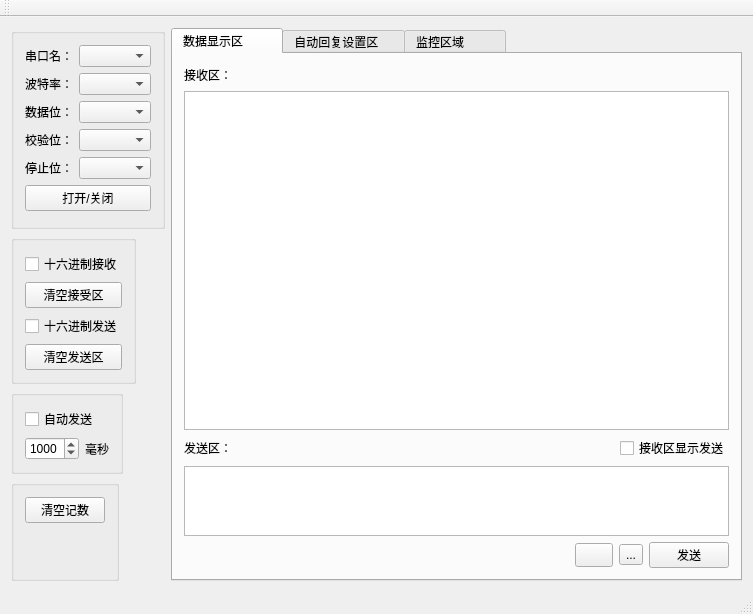
<?xml version="1.0" encoding="UTF-8"?>
<ui version="4.0">
 <class>mainform</class>
 <widget class="QMainWindow" name="mainform">
  <property name="geometry">
   <rect>
    <x>0</x>
    <y>0</y>
    <width>753</width>
    <height>614</height>
   </rect>
  </property>
  <property name="windowTitle">
   <string>mainform</string>
  </property>
  <widget class="QWidget" name="centralWidget">
   <layout class="QHBoxLayout" name="horizontalLayout_8">
    <item>
     <layout class="QVBoxLayout" name="verticalLayout_4" stretch="6,4,2,3">
      <item>
       <widget class="QGroupBox" name="groupBox_3">
        <property name="sizePolicy">
         <sizepolicy hsizetype="Fixed" vsizetype="Preferred">
          <horstretch>0</horstretch>
          <verstretch>0</verstretch>
         </sizepolicy>
        </property>
        <property name="title">
         <string/>
        </property>
        <layout class="QVBoxLayout" name="verticalLayout_3">
         <item>
          <layout class="QHBoxLayout" name="horizontalLayout">
           <item>
            <widget class="QLabel" name="label_portName">
             <property name="text">
              <string>串口名：</string>
             </property>
            </widget>
           </item>
           <item>
            <widget class="QComboBox" name="portBox"/>
           </item>
          </layout>
         </item>
         <item>
          <layout class="QHBoxLayout" name="horizontalLayout_2">
           <item>
            <widget class="QLabel" name="label_raudRate">
             <property name="text">
              <string>波特率：</string>
             </property>
            </widget>
           </item>
           <item>
            <widget class="QComboBox" name="baudRateBox"/>
           </item>
          </layout>
         </item>
         <item>
          <layout class="QHBoxLayout" name="horizontalLayout_3">
           <item>
            <widget class="QLabel" name="label_dataBits">
             <property name="text">
              <string>数据位：</string>
             </property>
            </widget>
           </item>
           <item>
            <widget class="QComboBox" name="dataBitsBox"/>
           </item>
          </layout>
         </item>
         <item>
          <layout class="QHBoxLayout" name="horizontalLayout_4">
           <item>
            <widget class="QLabel" name="label_Parity">
             <property name="text">
              <string>校验位：</string>
             </property>
            </widget>
           </item>
           <item>
            <widget class="QComboBox" name="parityBox"/>
           </item>
          </layout>
         </item>
         <item>
          <layout class="QHBoxLayout" name="horizontalLayout_5">
           <item>
            <widget class="QLabel" name="label_stopBits">
             <property name="text">
              <string>停止位：</string>
             </property>
            </widget>
           </item>
           <item>
            <widget class="QComboBox" name="stopBitsBox"/>
           </item>
          </layout>
         </item>
         <item>
          <layout class="QHBoxLayout" name="horizontalLayout_6">
           <item>
            <widget class="QPushButton" name="pushButton_openClose">
             <property name="text">
              <string>打开/关闭</string>
             </property>
            </widget>
           </item>
          </layout>
         </item>
        </layout>
       </widget>
      </item>
      <item>
       <widget class="QGroupBox" name="groupBox_2">
        <property name="sizePolicy">
         <sizepolicy hsizetype="Fixed" vsizetype="Preferred">
          <horstretch>0</horstretch>
          <verstretch>0</verstretch>
         </sizepolicy>
        </property>
        <property name="title">
         <string/>
        </property>
        <layout class="QVBoxLayout" name="verticalLayout_2">
         <item>
          <widget class="QCheckBox" name="checkBox">
           <property name="text">
            <string>十六进制接收</string>
           </property>
          </widget>
         </item>
         <item>
          <widget class="QPushButton" name="pushButton">
           <property name="text">
            <string>清空接受区</string>
           </property>
          </widget>
         </item>
         <item>
          <widget class="QCheckBox" name="checkBox_2">
           <property name="text">
            <string>十六进制发送</string>
           </property>
          </widget>
         </item>
         <item>
          <widget class="QPushButton" name="pushButton_2">
           <property name="text">
            <string>清空发送区</string>
           </property>
          </widget>
         </item>
        </layout>
       </widget>
      </item>
      <item>
       <widget class="QGroupBox" name="groupBox">
        <property name="sizePolicy">
         <sizepolicy hsizetype="Fixed" vsizetype="Preferred">
          <horstretch>0</horstretch>
          <verstretch>0</verstretch>
         </sizepolicy>
        </property>
        <property name="title">
         <string/>
        </property>
        <layout class="QVBoxLayout" name="verticalLayout">
         <item>
          <widget class="QCheckBox" name="checkBox_3">
           <property name="text">
            <string>自动发送</string>
           </property>
          </widget>
         </item>
         <item>
          <layout class="QHBoxLayout" name="horizontalLayout_7" stretch="2,1">
           <item>
            <widget class="QSpinBox" name="spinBox">
             <property name="minimum">
              <number>1</number>
             </property>
             <property name="maximum">
              <number>9999</number>
             </property>
             <property name="value">
              <number>1000</number>
             </property>
            </widget>
           </item>
           <item>
            <widget class="QLabel" name="label">
             <property name="text">
              <string>毫秒</string>
             </property>
            </widget>
           </item>
          </layout>
         </item>
        </layout>
       </widget>
      </item>
      <item>
       <widget class="QGroupBox" name="groupBox_4">
        <property name="sizePolicy">
         <sizepolicy hsizetype="Fixed" vsizetype="Preferred">
          <horstretch>0</horstretch>
          <verstretch>0</verstretch>
         </sizepolicy>
        </property>
        <property name="title">
         <string/>
        </property>
        <layout class="QVBoxLayout" name="verticalLayout_6">
         <item>
          <widget class="QPushButton" name="pushButton_4">
           <property name="text">
            <string>清空记数</string>
           </property>
          </widget>
         </item>
         <item>
          <widget class="QLabel" name="label_4">
           <property name="text">
            <string/>
           </property>
          </widget>
         </item>
         <item>
          <widget class="QLabel" name="label_5">
           <property name="text">
            <string/>
           </property>
          </widget>
         </item>
        </layout>
       </widget>
      </item>
     </layout>
    </item>
    <item>
     <widget class="QTabWidget" name="tabWidget">
      <property name="currentIndex">
       <number>0</number>
      </property>
      <widget class="QWidget" name="tab">
       <attribute name="title">
        <string>数据显示区        </string>
       </attribute>
       <layout class="QVBoxLayout" name="verticalLayout_5">
        <item>
         <layout class="QHBoxLayout" name="horizontalLayout_11">
          <item>
           <widget class="QLabel" name="label_2">
            <property name="text">
             <string>接收区：</string>
            </property>
           </widget>
          </item>
          <item>
           <spacer name="horizontalSpacer_3">
            <property name="orientation">
             <enum>Qt::Horizontal</enum>
            </property>
            <property name="sizeHint" stdset="0">
             <size>
              <width>328</width>
              <height>20</height>
             </size>
            </property>
           </spacer>
          </item>
         </layout>
        </item>
        <item>
         <widget class="QTextBrowser" name="textBrowser">
          <property name="html">
           <string>&lt;!DOCTYPE HTML PUBLIC &quot;-//W3C//DTD HTML 4.0//EN&quot; &quot;http://www.w3.org/TR/REC-html40/strict.dtd&quot;&gt;
&lt;html&gt;&lt;head&gt;&lt;meta name=&quot;qrichtext&quot; content=&quot;1&quot; /&gt;&lt;style type=&quot;text/css&quot;&gt;
p, li { white-space: pre-wrap; }
&lt;/style&gt;&lt;/head&gt;&lt;body style=&quot; font-family:'SimSun'; font-size:9pt; font-weight:400; font-style:normal;&quot;&gt;
&lt;p style=&quot;-qt-paragraph-type:empty; margin-top:0px; margin-bottom:0px; margin-left:0px; margin-right:0px; -qt-block-indent:0; text-indent:0px;&quot;&gt;&lt;br /&gt;&lt;/p&gt;&lt;/body&gt;&lt;/html&gt;</string>
          </property>
         </widget>
        </item>
        <item>
         <layout class="QHBoxLayout" name="horizontalLayout_10">
          <item>
           <widget class="QLabel" name="label_3">
            <property name="text">
             <string>发送区：</string>
            </property>
           </widget>
          </item>
          <item>
           <spacer name="horizontalSpacer_2">
            <property name="orientation">
             <enum>Qt::Horizontal</enum>
            </property>
            <property name="sizeHint" stdset="0">
             <size>
              <width>40</width>
              <height>20</height>
             </size>
            </property>
           </spacer>
          </item>
          <item>
           <widget class="QCheckBox" name="checkBox_4">
            <property name="text">
             <string>接收区显示发送</string>
            </property>
            <property name="checked">
             <bool>false</bool>
            </property>
           </widget>
          </item>
         </layout>
        </item>
        <item>
         <widget class="QTextEdit" name="textEdit">
          <property name="minimumSize">
           <size>
            <width>0</width>
            <height>70</height>
           </size>
          </property>
          <property name="maximumSize">
           <size>
            <width>16777215</width>
            <height>70</height>
           </size>
          </property>
          <property name="html">
           <string>&lt;!DOCTYPE HTML PUBLIC &quot;-//W3C//DTD HTML 4.0//EN&quot; &quot;http://www.w3.org/TR/REC-html40/strict.dtd&quot;&gt;
&lt;html&gt;&lt;head&gt;&lt;meta name=&quot;qrichtext&quot; content=&quot;1&quot; /&gt;&lt;style type=&quot;text/css&quot;&gt;
p, li { white-space: pre-wrap; }
&lt;/style&gt;&lt;/head&gt;&lt;body style=&quot; font-family:'SimSun'; font-size:9pt; font-weight:400; font-style:normal;&quot;&gt;
&lt;p style=&quot;-qt-paragraph-type:empty; margin-top:0px; margin-bottom:0px; margin-left:0px; margin-right:0px; -qt-block-indent:0; text-indent:0px;&quot;&gt;&lt;br /&gt;&lt;/p&gt;&lt;/body&gt;&lt;/html&gt;</string>
          </property>
         </widget>
        </item>
        <item>
         <layout class="QHBoxLayout" name="horizontalLayout_9">
          <item>
           <spacer name="horizontalSpacer">
            <property name="orientation">
             <enum>Qt::Horizontal</enum>
            </property>
            <property name="sizeHint" stdset="0">
             <size>
              <width>40</width>
              <height>20</height>
             </size>
            </property>
           </spacer>
          </item>
          <item>
           <widget class="QToolButton" name="toolButton_2">
            <property name="text">
             <string/>
            </property>
            <property name="icon">
             <iconset resource="image.qrc">
              <normaloff>:/image/img/809.png</normaloff>:/image/img/809.png</iconset>
            </property>
            <property name="iconSize">
             <size>
              <width>30</width>
              <height>17</height>
             </size>
            </property>
            <property name="shortcut">
             <string>Ctrl+Up</string>
            </property>
           </widget>
          </item>
          <item>
           <widget class="QToolButton" name="toolButton">
            <property name="text">
             <string>...</string>
            </property>
            <property name="icon">
             <iconset resource="image.qrc">
              <normaloff>:/image/img/8090.png</normaloff>:/image/img/8090.png</iconset>
            </property>
            <property name="iconSize">
             <size>
              <width>30</width>
              <height>17</height>
             </size>
            </property>
            <property name="shortcut">
             <string>Ctrl+Down</string>
            </property>
           </widget>
          </item>
          <item>
           <widget class="QPushButton" name="pushButton_3">
            <property name="text">
             <string>发送</string>
            </property>
            <property name="shortcut">
             <string>Ctrl+S</string>
            </property>
           </widget>
          </item>
         </layout>
        </item>
       </layout>
      </widget>
      <widget class="QWidget" name="tab_2">
       <attribute name="title">
        <string>自动回复设置区    </string>
       </attribute>
       <layout class="QGridLayout" name="gridLayout">
        <item row="0" column="0">
         <widget class="QTableWidget" name="tableWidget">
          <property name="rowCount">
           <number>0</number>
          </property>
          <property name="columnCount">
           <number>5</number>
          </property>
          <column>
           <property name="text">
            <string>Hex</string>
           </property>
          </column>
          <column>
           <property name="text">
            <string>接收值</string>
           </property>
          </column>
          <column>
           <property name="text">
            <string>Hex</string>
           </property>
          </column>
          <column>
           <property name="text">
            <string>发送值</string>
           </property>
          </column>
          <column>
           <property name="text">
            <string>启用</string>
           </property>
          </column>
         </widget>
        </item>
       </layout>
      </widget>
      <widget class="QWidget" name="tab_3">
       <attribute name="title">
        <string>监控区域         </string>
       </attribute>
       <widget class="QPushButton" name="openMap_button">
        <property name="geometry">
         <rect>
          <x>210</x>
          <y>210</y>
          <width>75</width>
          <height>23</height>
         </rect>
        </property>
        <property name="text">
         <string>PushButton</string>
        </property>
       </widget>
      </widget>
     </widget>
    </item>
   </layout>
  </widget>
  <widget class="QMenuBar" name="menuBar">
   <property name="geometry">
    <rect>
     <x>0</x>
     <y>0</y>
     <width>753</width>
     <height>23</height>
    </rect>
   </property>
  </widget>
  <widget class="QToolBar" name="mainToolBar">
   <attribute name="toolBarArea">
    <enum>TopToolBarArea</enum>
   </attribute>
   <attribute name="toolBarBreak">
    <bool>false</bool>
   </attribute>
  </widget>
  <widget class="QStatusBar" name="statusBar"/>
 </widget>
 <layoutdefault spacing="6" margin="11"/>
 <resources>
  <include location="image.qrc"/>
 </resources>
 <connections/>
</ui>
